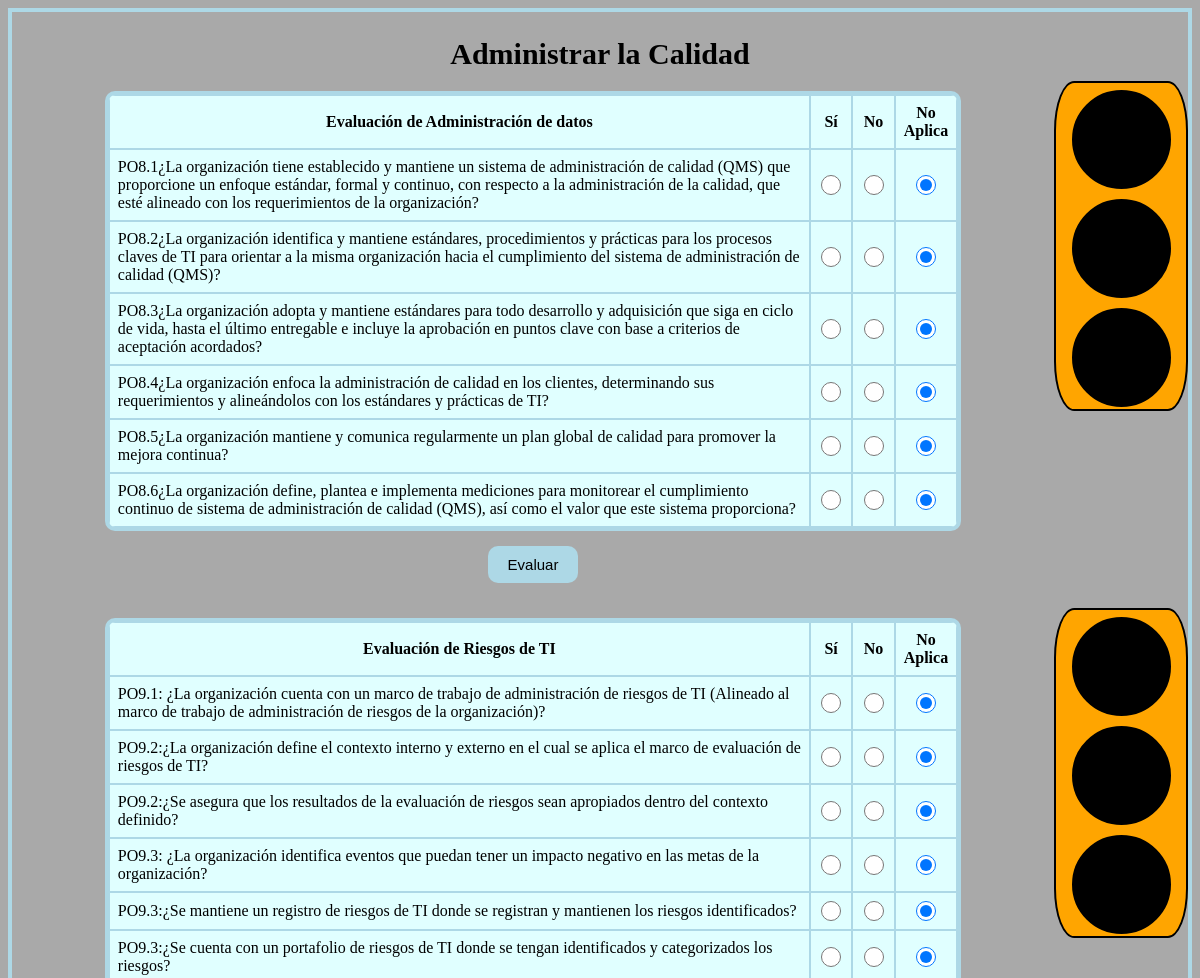
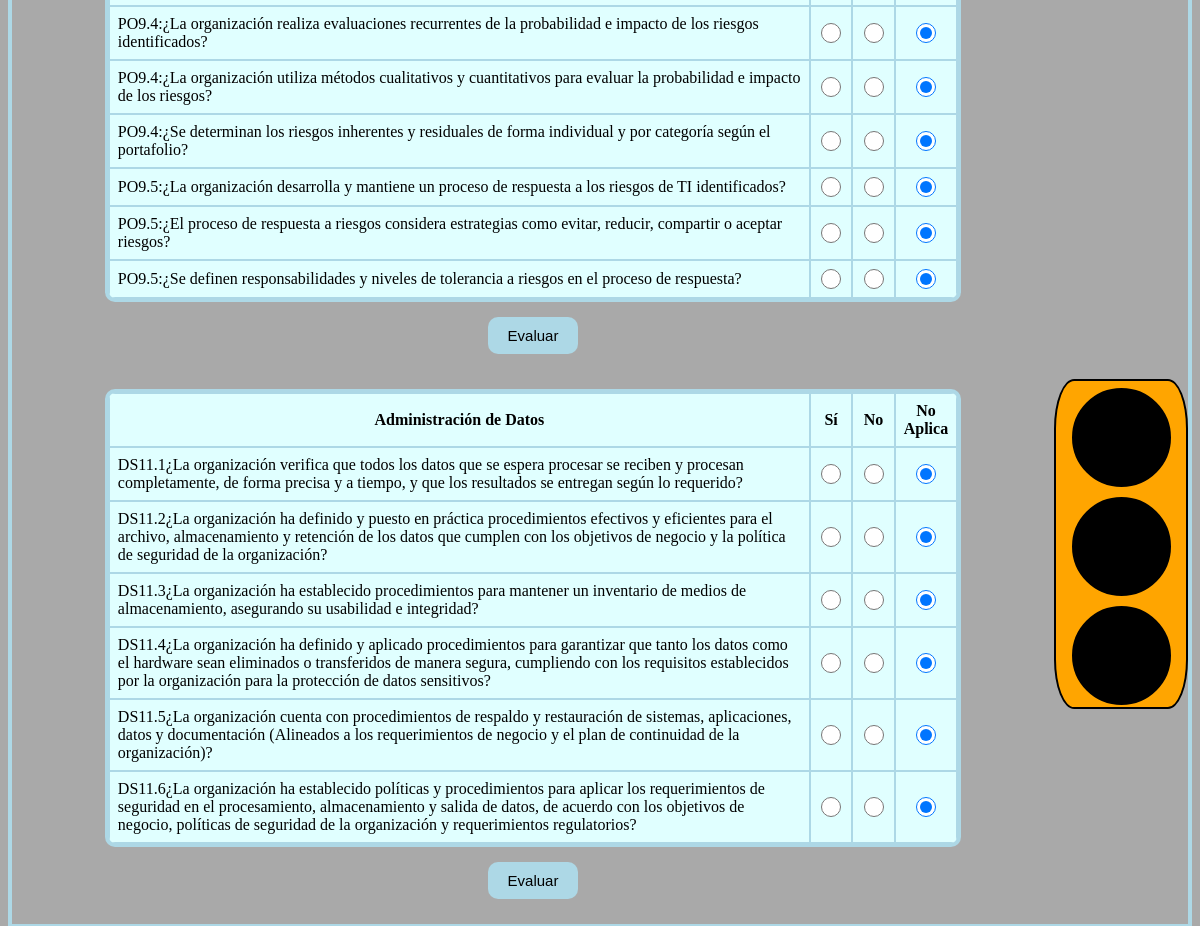
The page / on the database its author committed (2 pictures, top to bottom).
### tables this page shows
CREATE TABLE IF NOT EXISTS `objetivo_control` (
  `id_objetivo_control` varchar(2) NOT NULL,
  `pregunta` varchar(1000) NOT NULL,
  `id_proceso` varchar(4) NOT NULL,
  PRIMARY KEY (`id_objetivo_control`),
  KEY `fkproceso` (`id_proceso`)
);

### index.php (called while the page is built)
<?php
  include "presentation/body.php";
?>

### presentation/body.php (the view, shortened to what this page needs)
<!DOCTYPE html>
<html>
<head>
    <link rel="stylesheet" type="text/css" href="CSS/pagina.css">
    <link rel="stylesheet" type="text/css" href="CSS/semaforo.css">
</head>
<body>
<h2>Administrar la Calidad</h2>
    <div style="display: flex; align-items: flex-start;">
    <form class="form-container" action="" method="POST">
        <table>
                <tr>
                    <th style="text-align: center;">Evaluación de Administración de datos</th>
                    <th style="text-align: center;">Sí</th>
                    <th style="text-align: center;">No</th>
                    <th style="text-align: center;">No Aplica</th>
                </tr>
                <?php
                include 'data/conexion.php';
                $dominioId = '0001';
                $sql = "SELECT * FROM objetivo_control WHERE id_proceso IN (SELECT id_proceso FROM proceso WHERE id_dominio = '$dominioId')";
                $result = $conn->query($sql);
                while ($row = $result->fetch_assoc()) {
                    $pregunta = $row['pregunta'];
                    $idObjetivo = $row['id_objetivo_control'];
                    echo "
                        <tr>
                            <td>$pregunta</td>
                            <td><input type='radio' name='respuestas[$idObjetivo]' value='si'></td>
                            <td><input type='radio' name='respuestas[$idObjetivo]' value='no'></td>
                            <td><input type='radio' name='respuestas[$idObjetivo]' value='n/a' checked></td>
                        </tr>
                    ";
                }
                ?>
        </table>
        <input type="submit" name="submit_planificacion" value="Evaluar">
    </form>
        <div class="php-container-planificacion" id="php-container-planificacion">
            <div style="width: 130px; height: 325px; background-color: orange; position: static; margin: auto; padding-top: 1px; border: 2px solid black; border-radius: 15% ">
                <div name="circle-1" id="circle-1" style="width: 95px; height: 95px; border-radius: 50%; background-color: black; position: relative; margin: auto; margin-top: 6px; border: 2px solid black;"></div>
                <div name="circle-2" id="circle-2" style="width: 95px; height: 95px; border-radius: 50%; background-color: black; position: relative; margin: auto; margin-top: 10px; border: 2px solid black;"></div>
                <div name="circle-3" id="circle-3" style="width: 95px; height: 95px; border-radius: 50%; background-color: black; position: relative; margin: auto; margin-top: 10px; border: 2px solid black;"></div>
            </div>
        </div>
    </div>
    <div style="display: flex; align-items: flex-start;">
    <form  class="form-container" action="" method="POST">
        <table>
                <tr>
                    <th style="text-align: center;">Evaluación de Riesgos de TI</th>
                    <th style="text-align: center;">Sí</th>
                    <th style="text-align: center;">No</th>
                    <th style="text-align: center;">No Aplica</th>
                </tr>
                <?php
                include 'data/conexion.php';
                $dominioId = '0002';
                $sql = "SELECT * FROM objetivo_control WHERE id_proceso IN (SELECT id_proceso FROM proceso WHERE id_dominio = '$dominioId')";
                $result = $conn->query($sql);
                while ($row = $result->fetch_assoc()) {
                    $pregunta = $row['pregunta'];
                    $idObjetivo = $row['id_objetivo_control'];
                    echo "
                        <tr>
                            <td>$pregunta</td>
                            <td><input type='radio' name='respuestas[$idObjetivo]' value='si'></td>
                            <td><input type='radio' name='respuestas[$idObjetivo]' value='no'></td>
                            <td><input type='radio' name='respuestas[$idObjetivo]' value='n/a' checked></td>
                        </tr>
                    ";
                }
                ?>
            </table>
        <input type="submit" name="submit_riesgos" value="Evaluar">
    </form>
        <div class="php-container-riesgos" id="php-container-riesgos">
            <div style="width: 130px; height: 325px; background-color: orange; position: static; margin: auto; padding-top: 1px; border: 2px solid black; border-radius: 15% ">
                <div name="circle-1" id="circle-1" style="width: 95px; height: 95px; border-radius: 50%; background-color: black; position: relative; margin: auto; margin-top: 6px; border: 2px solid black;"></div>
                <div name="circle-2" id="circle-2" style="width: 95px; height: 95px; border-radius: 50%; background-color: black; position: relative; margin: auto; margin-top: 10px; border: 2px solid black;"></div>
                <div name="circle-3" id="circle-3" style="width: 95px; height: 95px; border-radius: 50%; background-color: black; position: relative; margin: auto; margin-top: 10px; border: 2px solid black;"></div>
            </div>
        </div>
    </div>
    <div style="display: flex; align-items: flex-start;">
    <form  class="form-container" action="" method="POST">
        <table>
                <tr>
                    <th style="text-align: center;">Administración de Datos</th>
                    <th style="text-align: center;">Sí</th>
                    <th style="text-align: center;">No</th>
                    <th style="text-align: center;">No Aplica</th>
                </tr>
                <?php
                include 'data/conexion.php';
                $dominioId = '0003';
                $sql = "SELECT * FROM objetivo_control WHERE id_proceso IN (SELECT id_proceso FROM proceso WHERE id_dominio = '$dominioId')";
                $result = $conn->query($sql);
                while ($row = $result->fetch_assoc()) {
                    $pregunta = $row['pregunta'];
                    $idObjetivo = $row['id_objetivo_control'];
                    echo "
                        <tr>
                            <td>$pregunta</td>
                            <td><input type='radio' name='respuestas[$idObjetivo]' value='si'></td>
                            <td><input type='radio' name='respuestas[$idObjetivo]' value='no'></td>
                            <td><input type='radio' name='respuestas[$idObjetivo]' value='n/a' checked></td>
                        </tr>
                    ";
                }
                ?>
            </table>
        <input type="submit" name="submit_calidad" value="Evaluar">
    </form>
        <div class="php-container-calidad" id="php-container-calidad">
            <div style="width: 130px; height: 325px; background-color: orange; position: static; margin: auto; padding-top: 1px; border: 2px solid black; border-radius: 15% ">
                <div name="circle-1" id="circle-1" style="width: 95px; height: 95px; border-radius: 50%; background-color: black; position: relative; margin: auto; margin-top: 6px; border: 2px solid black;"></div>
                <div name="circle-2" id="circle-2" style="width: 95px; height: 95px; border-radius: 50%; background-color: black; position: relative; margin: auto; margin-top: 10px; border: 2px solid black;"></div>
                <div name="circle-3" id="circle-3" style="width: 95px; height: 95px; border-radius: 50%; background-color: black; position: relative; margin: auto; margin-top: 10px; border: 2px solid black;"></div>
            </div>
        </div>
    </div>
</body>
</html>

### CSS/pagina.css (style rules this page uses)
body { background-color:darkgray; border: 4px solid lightblue; }
table { border: 4px solid lightblue; border-collapse: separate; border-spacing: 0; width: 90%; margin: 0 auto; background-color:lightcyan; border-radius: 10px; overflow: hidden; }
th, td { border: 1px solid lightblue; padding: 8px; text-align: left; }
h2 { color: black; font-size: 30px; font-weight: bold; text-align: center; margin-bottom: 10px; }
th:nth-child(2), td:nth-child(2), th:nth-child(3), td:nth-child(3), th:nth-child(4), td:nth-child(4) { width: 5%; }
input[type="submit"] { display: block; margin: 15px auto; padding: 10px 20px; font-size: 15px; border: none; background-color:lightblue; color: black; border-radius: 10px; cursor: pointer; }
.form-container { padding: 10px; width: 90%; margin-left: 3%; margin-right: 3%; }
td input[type="radio"] { display: block; margin: 0 auto; width: 20px; height: 20px; border-radius: 50%; background-color: blue; }

### rows shown on the page
objetivo_control: pregunta "PO8.1¿La organización tiene establecido y mantiene un sistema de administración de calidad (QMS) que proporcione un enfoque estándar, formal y continuo, con respecto a la administración de la calidad, que esté alineado con los requerimientos de la organización?"
objetivo_control: pregunta "PO8.2¿La organización identifica y mantiene estándares, procedimientos y prácticas para los procesos claves de TI para orientar a la misma organización hacia el cumplimiento del sistema de administración de calidad (QMS)?"
objetivo_control: pregunta "PO8.3¿La organización adopta y mantiene estándares para todo desarrollo y adquisición que siga en ciclo de vida, hasta el último entregable e incluye la aprobación en puntos clave con base a criterios de aceptación acordados?"
objetivo_control: pregunta "PO8.4¿La organización enfoca la administración de calidad en los clientes, determinando sus requerimientos y alineándolos con los estándares y prácticas de TI?"
objetivo_control: pregunta "PO8.5¿La organización mantiene y comunica regularmente un plan global de calidad para promover la mejora continua?"
objetivo_control: pregunta "PO8.6¿La organización define, plantea e implementa mediciones para monitorear el cumplimiento continuo de sistema de administración de calidad (QMS), así como el valor que este sistema proporciona?"
objetivo_control: pregunta "PO9.1: ¿La organización cuenta con un marco de trabajo de administración de riesgos de TI (Alineado al marco de trabajo de administración de riesgos de la organización)?"
objetivo_control: pregunta "PO9.2:¿La organización define el contexto interno y externo en el cual se aplica el marco de evaluación de riesgos de TI?"
objetivo_control: pregunta "PO9.2:¿Se asegura que los resultados de la evaluación de riesgos sean apropiados dentro del contexto definido?"
objetivo_control: pregunta "PO9.3: ¿La organización identifica eventos que puedan tener un impacto negativo en las metas de la organización?"
objetivo_control: pregunta "PO9.3:¿Se mantiene un registro de riesgos de TI donde se registran y mantienen los riesgos identificados?"
objetivo_control: pregunta "PO9.3:¿Se cuenta con un portafolio de riesgos de TI donde se tengan identificados y categorizados los riesgos?"
objetivo_control: pregunta "PO9.4:¿La organización realiza evaluaciones recurrentes de la probabilidad e impacto de los riesgos identificados?"
objetivo_control: pregunta "PO9.4:¿La organización utiliza métodos cualitativos y cuantitativos para evaluar la probabilidad e impacto de los riesgos?"
objetivo_control: pregunta "PO9.4:¿Se determinan los riesgos inherentes y residuales de forma individual y por categoría según el portafolio?"
objetivo_control: pregunta "PO9.5:¿La organización desarrolla y mantiene un proceso de respuesta a los riesgos de TI identificados?"
objetivo_control: pregunta "PO9.5:¿El proceso de respuesta a riesgos considera estrategias como evitar, reducir, compartir o aceptar riesgos?"
objetivo_control: pregunta "PO9.5:¿Se definen responsabilidades y niveles de tolerancia a riesgos en el proceso de respuesta?"
objetivo_control: pregunta "DS11.1¿La organización verifica que todos los datos que se espera procesar se reciben y procesan completamente, de forma precisa y a tiempo, y que los resultados se entregan según lo requerido?"
objetivo_control: pregunta "DS11.2¿La organización ha definido y puesto en práctica procedimientos efectivos y eficientes para el archivo, almacenamiento y retención de los datos que cumplen con los objetivos de negocio y la política de seguridad de la organización?"
objetivo_control: pregunta "DS11.3¿La organización ha establecido procedimientos para mantener un inventario de medios de almacenamiento, asegurando su usabilidad e integridad?"
objetivo_control: pregunta "DS11.4¿La organización ha definido y aplicado procedimientos para garantizar que tanto los datos como el hardware sean eliminados o transferidos de manera segura, cumpliendo con los requisitos establecidos por la organización para la protección de datos sensitivos?"
objetivo_control: pregunta "DS11.5¿La organización cuenta con procedimientos de respaldo y restauración de sistemas, aplicaciones, datos y documentación (Alineados a los requerimientos de negocio y el plan de continuidad de la organización)?"
objetivo_control: pregunta "DS11.6¿La organización ha establecido políticas y procedimientos para aplicar los requerimientos de seguridad en el procesamiento, almacenamiento y salida de datos, de acuerdo con los objetivos de negocio, políticas de seguridad de la organización y requerimientos regulatorios?"
